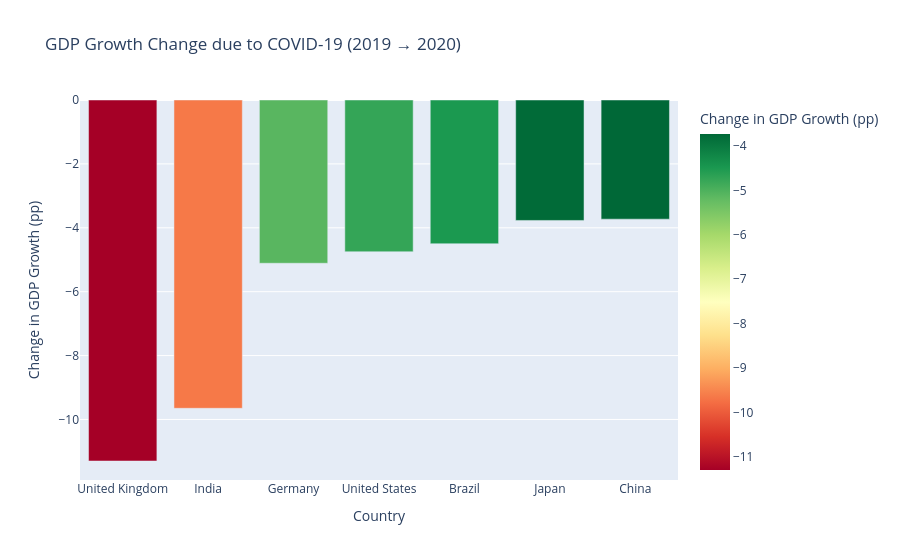

Here is the notebook cell this chart was saved with:
### Code cell
# COVID-19 Shock Analysis (2019 vs 2020)
pre  = data_clean[data_clean['year'] == 2019].set_index('economy')
post = data_clean[data_clean['year'] == 2020].set_index('economy')

shock = pd.DataFrame({
    'GDP Drop (pp)':          (post['GDP Growth (%)'] - pre['GDP Growth (%)']).round(2),
    'Inflation Change (pp)':  (post['Inflation (%)']  - pre['Inflation (%)']).round(2),
    'Unemployment Rise (pp)': (post['Unemployment (%)'] - pre['Unemployment (%)']).round(2)
}).sort_values('GDP Drop (pp)')

print("=== COVID-19 Impact: Change from 2019 to 2020 ===")
print(shock)

fig = px.bar(
    shock.reset_index(), x='economy', y='GDP Drop (pp)',
    title='GDP Growth Change due to COVID-19 (2019 → 2020)',
    labels={'economy': 'Country', 'GDP Drop (pp)': 'Change in GDP Growth (pp)'},
    color='GDP Drop (pp)',
    color_continuous_scale='RdYlGn'
)
fig.show()

### Figure 1 — Plotly figure (JSON) as saved in the notebook; plotly's stock layout.template omitted (floating-point values rounded to 4 significant figures)
{"data": [{"hovertemplate": "Country=%{x}<br>Change in GDP Growth (pp)=%{marker.color}<extra></extra>", "legendgroup": "", "marker": {"color": [-11.3, -9.65, -5.11, -4.75, -4.5, -3.77, -3.73], "coloraxis": "coloraxis", "pattern": {"shape": ""}}, "name": "", "orientation": "v", "showlegend": false, "textposition": "auto", "type": "bar", "x": ["United Kingdom", "India", "Germany", "United States", "Brazil", "Japan", "China"], "xaxis": "x", "y": [-11.3, -9.65, -5.11, -4.75, -4.5, -3.77, -3.73], "yaxis": "y"}], "layout": {"barmode": "relative", "coloraxis": {"colorbar": {"title": {"text": "Change in GDP Growth (pp)"}}, "colorscale": [[0, "rgb(165,0,38)"], [0.1, "rgb(215,48,39)"], [0.2, "rgb(244,109,67)"], [0.3, "rgb(253,174,97)"], [0.4, "rgb(254,224,139)"], [0.5, "rgb(255,255,191)"], [0.6, "rgb(217,239,139)"], [0.7, "rgb(166,217,106)"], [0.8, "rgb(102,189,99)"], [0.9, "rgb(26,152,80)"], [1, "rgb(0,104,55)"]]}, "legend": {"tracegroupgap": 0}, "title": {"text": "GDP Growth Change due to COVID-19 (2019 → 2020)"}, "xaxis": {"anchor": "y", "domain": [0, 1], "title": {"text": "Country"}}, "yaxis": {"anchor": "x", "domain": [0, 1], "title": {"text": "Change in GDP Growth (pp)"}}}}
